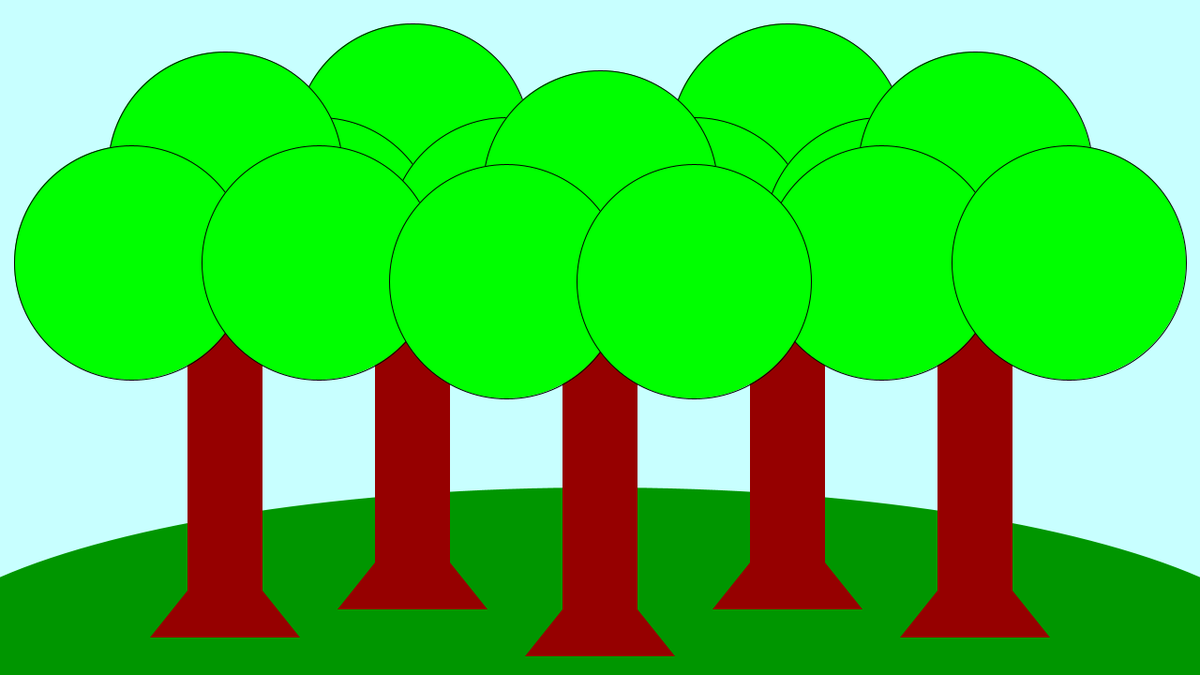
Frame 1 (no input)
Frame 2 (the mouse pressed at the canvas centre, redrawn once): identical to frame 1, image omitted

The Processing sketch that drew this single still picture (run headless with seeded random() and noise(); the mouse was pressed at the canvas centre and the sketch redrawn once):

// Processing sketch: opdr_9_10
// ── opdr_9_10.pde
void setup(){
  size(1280,720);
  noLoop();
}

void draw(){
  background(200,255,255);
  fill(0,150,0);
  noStroke();
    ellipse(640,720,1500,400);
  trees(440,650);
  trees(840,650);
  trees(240,680);
  trees(1040,680);
  trees(640,700);
}

//trees (coordinates at bottom middle)
void trees(int x,int y){
  fill(150,0,0);
  noStroke();
    triangle(x,y-100,x-80,y,x+80,y);
    rect(x-40,y-450,80,450);
  fill(0,255,0);
  stroke(0,0,0);
    leaves(x,y-500);
    leaves(x-100,y-400);
    leaves(x+100,y-400);
}

//leaves
void leaves(int x,int y){
  ellipse(x,y,250,250);
}
